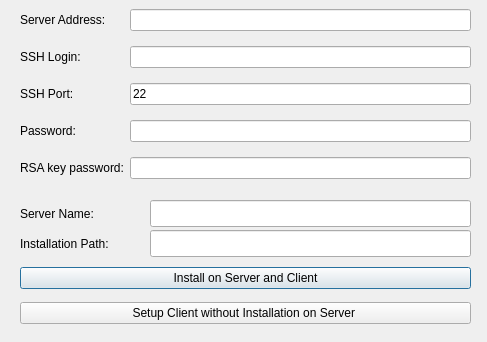
<?xml version="1.0" encoding="UTF-8"?>
<ui version="4.0">
 <class>ServerNewDlg</class>
 <widget class="QDialog" name="ServerNewDlg">
  <property name="geometry">
   <rect>
    <x>0</x>
    <y>0</y>
    <width>487</width>
    <height>342</height>
   </rect>
  </property>
  <property name="windowTitle">
   <string>Install soma-workflow on a ressource</string>
  </property>
  <property name="modal">
   <bool>true</bool>
  </property>
  <widget class="QWidget" name="gridLayoutWidget">
   <property name="geometry">
    <rect>
     <x>20</x>
     <y>0</y>
     <width>451</width>
     <height>191</height>
    </rect>
   </property>
   <layout class="QGridLayout" name="gridLayout">
    <item row="6" column="0">
     <widget class="QLabel" name="label_6">
      <property name="text">
       <string>RSA key password:</string>
      </property>
     </widget>
    </item>
    <item row="4" column="2">
     <widget class="QLineEdit" name="lineEdit_PW">
      <property name="echoMode">
       <enum>QLineEdit::Password</enum>
      </property>
     </widget>
    </item>
    <item row="2" column="2">
     <widget class="QLineEdit" name="lineEdit_login"/>
    </item>
    <item row="2" column="0">
     <widget class="QLabel" name="label_3">
      <property name="text">
       <string>SSH Login:</string>
      </property>
     </widget>
    </item>
    <item row="6" column="2">
     <widget class="QLineEdit" name="lineEdit_RSAKeyPW">
      <property name="echoMode">
       <enum>QLineEdit::Password</enum>
      </property>
     </widget>
    </item>
    <item row="1" column="0">
     <widget class="QLabel" name="label_5">
      <property name="text">
       <string>Server Address:</string>
      </property>
     </widget>
    </item>
    <item row="1" column="2">
     <widget class="QLineEdit" name="lineEdit_cluster_add"/>
    </item>
    <item row="4" column="0">
     <widget class="QLabel" name="label_2">
      <property name="text">
       <string>Password:</string>
      </property>
     </widget>
    </item>
    <item row="3" column="0">
     <widget class="QLabel" name="label_4">
      <property name="text">
       <string>SSH Port:</string>
      </property>
     </widget>
    </item>
    <item row="3" column="2">
     <widget class="QLineEdit" name="lineEdit_Port">
      <property name="text">
       <string>22</string>
      </property>
     </widget>
    </item>
   </layout>
  </widget>
  <widget class="QWidget" name="gridLayoutWidget_2">
   <property name="geometry">
    <rect>
     <x>20</x>
     <y>260</y>
     <width>451</width>
     <height>71</height>
    </rect>
   </property>
   <layout class="QGridLayout" name="gridLayout_2">
    <item row="0" column="0">
     <widget class="QPushButton" name="pushButton_Install">
      <property name="text">
       <string>Install on Server and Client</string>
      </property>
     </widget>
    </item>
    <item row="1" column="0">
     <widget class="QPushButton" name="pushButton_Connect">
      <property name="text">
       <string>Setup Client without Installation on Server </string>
      </property>
     </widget>
    </item>
   </layout>
  </widget>
  <widget class="QLabel" name="label">
   <property name="geometry">
    <rect>
     <x>20</x>
     <y>200</y>
     <width>124</width>
     <height>27</height>
    </rect>
   </property>
   <property name="text">
    <string>Server Name:</string>
   </property>
  </widget>
  <widget class="QLineEdit" name="lineEdit_ResName">
   <property name="geometry">
    <rect>
     <x>150</x>
     <y>200</y>
     <width>321</width>
     <height>27</height>
    </rect>
   </property>
  </widget>
  <widget class="QLineEdit" name="lineEdit_InstallPath">
   <property name="geometry">
    <rect>
     <x>150</x>
     <y>230</y>
     <width>321</width>
     <height>27</height>
    </rect>
   </property>
  </widget>
  <widget class="QLabel" name="label_7">
   <property name="geometry">
    <rect>
     <x>20</x>
     <y>230</y>
     <width>124</width>
     <height>27</height>
    </rect>
   </property>
   <property name="text">
    <string>Installation Path:</string>
   </property>
  </widget>
 </widget>
 <tabstops>
  <tabstop>lineEdit_cluster_add</tabstop>
  <tabstop>lineEdit_login</tabstop>
  <tabstop>lineEdit_Port</tabstop>
  <tabstop>lineEdit_PW</tabstop>
  <tabstop>lineEdit_RSAKeyPW</tabstop>
  <tabstop>lineEdit_ResName</tabstop>
  <tabstop>lineEdit_InstallPath</tabstop>
  <tabstop>pushButton_Install</tabstop>
 </tabstops>
 <resources/>
 <connections/>
</ui>
